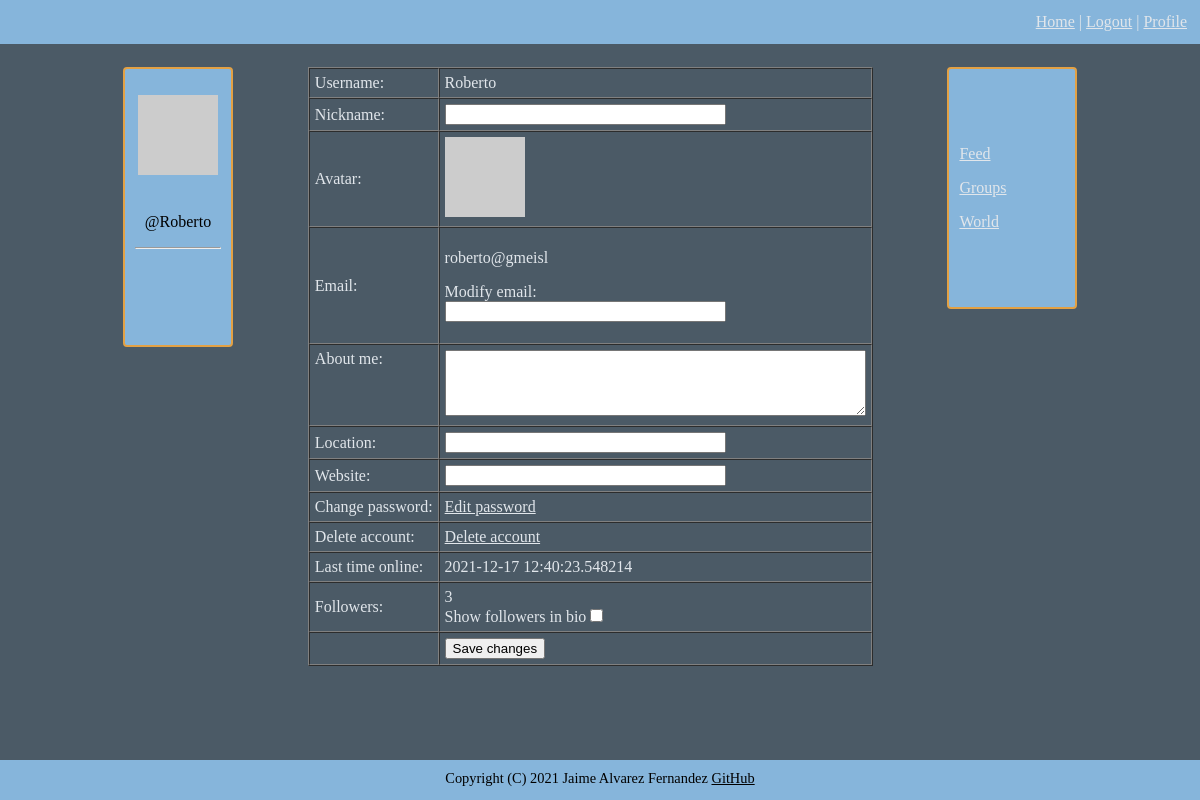
The page /profile (signed in) on the database as committed earlier.
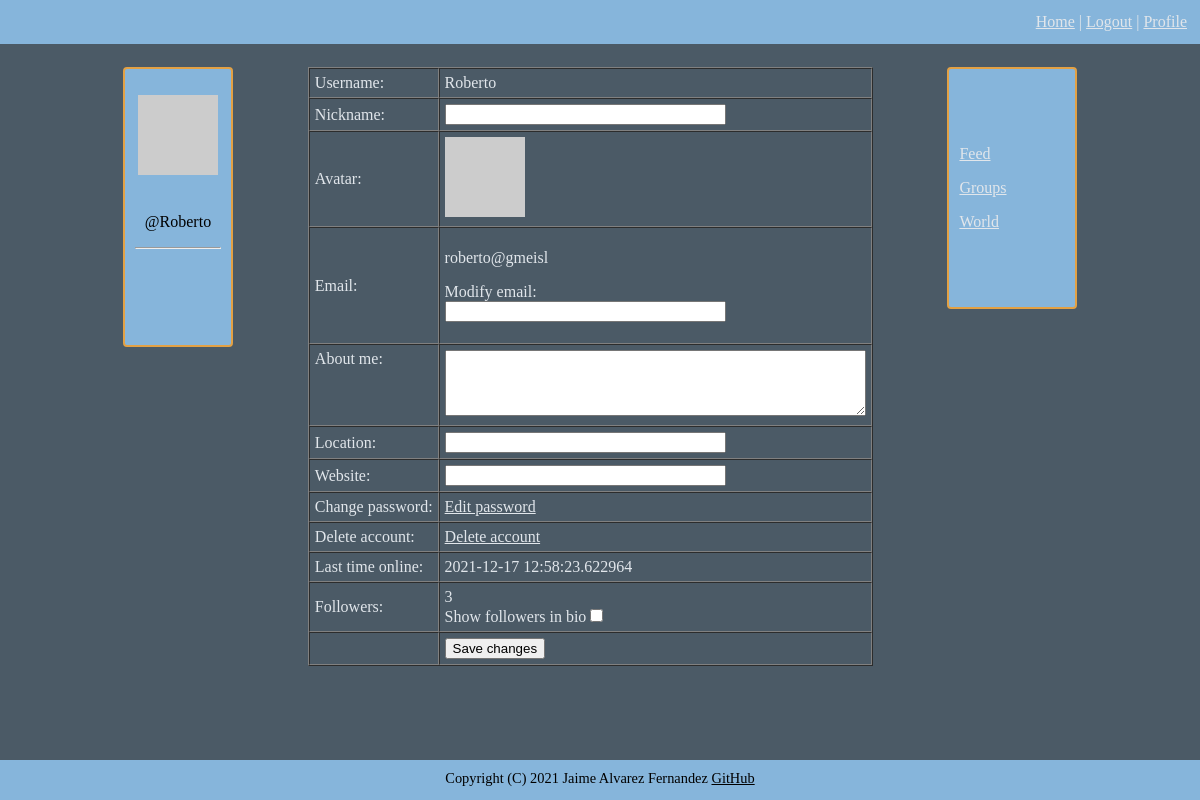
The same page on the database as committed later.
### connect/models.py (models this page shows, shortened)
class User(UserMixin, db.Model):
    id = db.Column(db.Integer, primary_key=True)
    username = db.Column(db.String(64), index=True, unique=True)
    email = db.Column(db.String(120), index=True, unique=True)
    nickname = db.Column(db.String(64))
    password = db.Column(db.String(128))
    about_me = db.Column(db.String(140))
    location = db.Column(db.String(64))
    website = db.Column(db.String(120))
    last_seen = db.Column(db.DateTime, default=datetime.datetime.utcnow)
    follower_bio = db.Column(db.Boolean, default=False)
    posts = db.relationship('Posts', backref='author', lazy='dynamic')
    friends = db.relationship('Friends', backref='anchor', lazy='dynamic')
    followed = db.relationship('User',
                               secondary=followers,
                               primaryjoin=(followers.c.follower_id == id),
                               secondaryjoin=(followers.c.followed_id == id),
                               backref=db.backref('followers', lazy='dynamic'), lazy='dynamic')
    starred = db.relationship('Posts',
                              secondary=stars,
                              backref=db.backref('awarded_stars', lazy='dynamic'), lazy='dynamic')
    def avatar(self, size):
        digest = md5(self.email.lower().encode('utf-8')).hexdigest()
        return f'https://www.gravatar.com/avatar/{digest}?d=identicon&s={size}'

### connect/routing.py (the view)
@app.route('/profile', methods=['GET', 'POST'])
@flask_login.login_required
def profile():
    form = forms.EditProfileForm()
    if form.validate_on_submit():
        if form.user_email.data != '':
            flask_login.current_user.email = form.user_email.data
        flask_login.current_user.about_me = form.about_me.data
        flask_login.current_user.location = form.location.data
        flask_login.current_user.website = form.website.data
        flask_login.current_user.nickname = form.nickname.data
        flask_login.current_user.follower_bio = form.followers.data
        db.session.commit()
        flask.flash('Your changes have been saved.')
        return flask.redirect(flask.url_for('profile'))
    elif flask.request.method == 'GET':
        form.user_email.data = ''
        form.nickname.data = flask_login.current_user.nickname
        form.about_me.data = flask_login.current_user.about_me
        form.website.data = flask_login.current_user.website
        form.location.data = flask_login.current_user.location
        form.followers.data = flask_login.current_user.follower_bio
    return flask.render_template('profile.html', user=flask_login.current_user, form=form, title='Profile')

### connect/forms.py (shortened to what this page needs)
class EditProfileForm(FlaskForm):
    user_email = wtforms.StringField('Email', validators=[validators.Optional(),
                                                          validators.Regexp(r'^[a-zA-Z0-9_.]+@[a-zA-Z0-9_.]+$',
                                                                            message='Please enter a valid email')])
    about_me = wtforms.TextAreaField('About me', validators=[validators.Length(min=0, max=140)])
    nickname = wtforms.StringField('Nickname', validators=[validators.Length(min=0, max=25)])
    submit = wtforms.SubmitField('Save changes')
    location = wtforms.StringField('Location', validators=[validators.Optional()])
    website = wtforms.StringField('Website', validators=[validators.Optional()])
    followers = wtforms.BooleanField('Show followers in bio')

### connect/models.py (called while the page is built)
@login.user_loader
def load_user(user_id):
    return User.query.get(int(user_id))

### connect/routing.py (called while the page is built)
@app.before_request
def before_request():
    if flask_login.current_user.is_authenticated:
        flask_login.current_user.last_seen = datetime.datetime.utcnow()
        db.session.commit()

### connect/templates/profile.html (shortened to what this page needs)
{% extends "general_template.html" %}
{% block content %}
<div id="profile">
        <form action="" method="post" novalidate>
            <table cellspacing="0" cellpadding="5" border="1">
                <tr>
                    <td>Username:</td>
                    <td>{{ user.username }}</td>
                </tr>
                <tr>
                    <td>{{ form.nickname.label }}:</td>
                    <td>
                        {{ form.nickname(size=32, autocomplete=off) }}<br>
                    </td>
                </tr>
                <tr>
                    <td>Avatar:</td>
                    <td><img src="{{ user.avatar(80) }}"></td>
                </tr>
                <tr>
                    <td>{{ form.user_email.label }}:</td>
                    <td>
                        <p>
                            {{ user.email }}
                        </p>
                        <p>
                            Modify email:<br>
                            {{ form.user_email(size=32, autocomplete=off) }}<br>
                        </p>
                    </td>
                </tr>
                <tr>
                    <td valign="top">{{ form.about_me.label }}:</td>
                    <td>
                        {{ form.about_me(cols=50, rows=4) }}<br>
                    </td>
                </tr>
                <tr>
                    <td>
                        {{ form.location.label }}:
                    </td>
                    <td>
                        {{ form.location(size=32) }}<br>
                    </td>
                </tr>
                <tr>
                    <td>
                        {{ form.website.label }}:
                    </td>
                    <td>
                        {{ form.website(size=32) }}<br>
                    </td>
                </tr>
                <tr valign="top">
                    <td>Change password:</td>
                    <td>
                         <a href="{{url_for('change_password')}}">Edit password</a>
                    </td>
                </tr>
                <tr>
                    <td>Delete account:</td>
                    <td>
                        <a href="{{ url_for('delete_account') }}">Delete account</a>
                    </td>
                </tr>
                <tr>
                    <td>Last time online:</td>
                    <td>{% if user.last_seen %}{{ user.last_seen }}{% endif %}</td>
                </tr>
                <tr>
                    <td>Followers:</td>
                    <td>{{ current_user.followers.count() }}<br>
                        {{ form.followers.label }}{{ form.followers() }}
                    </td>
                </tr>
                <tr>
                    <td></td>
                    <td>{{ form.submit() }}</td>
                </tr>
            </table>
        </form>
    </div>
{% endblock %}

### connect/templates/general_template.html (shortened to what this page needs)
<!DOCTYPE html>
<html lang="en">
<head>
    <link href="{{ url_for('static', filename='css/style.css') }}" rel="stylesheet" type="text/css" />
</head>
<body>
<header>
    <table width="100%">
        <tr>
            <td>
            </td>
            <td>
                <nav id="global_links">
                <a href="{{ url_for('index') }}">Home</a> |
                {% if current_user.is_anonymous %}
                <a href="{{ url_for('login') }}">Login</a> |
                <a href="{{ url_for('sign_in') }}">Register</a>
                {% else %}
                <a href="{{ url_for('logout') }}">Logout</a> |
                <a href="{{ url_for('profile') }}">Profile</a>
                {% endif %}
                </nav>
            </td>
        </tr>
    </table>
</header>
<div id="main_table">
    <table border="0" width="100%">
        <tr>
            <td width="10%" valign="top">
                {% if current_user.is_authenticated %}
                <div id="left_side">
                    {% include 'sub_templates/_profile.html' %}
                </div>
                {% endif %}
            </td>
            <td width="70%" align="center" valign="top">
                {% block content %}{% endblock %}
            </td>
            <td width="13%" valign="top">
                {% if current_user.is_authenticated %}
                <div id="right_side">
                    {% include 'sub_templates/_links.html' %}
                </div>
                {% endif %}
            </td>
        </tr>
    </table>
</div>
<footer>
    Copyright (C) 2021 Jaime Alvarez Fernandez
    <a href="https://github.com/Jaime-alv">GitHub</a>
</footer>
</body>
</html>

### connect/templates/sub_templates/_profile.html (shortened to what this page needs)
{% if user and user != current_user %}
    <p>
        <img src="{{ user.avatar(128) }}">
    </p>
    <p>
        {% if user.nickname is not none %}
        {{ user.nickname }}<br>
        {% elif user.nickname == '' %}
        {% endif %}
        @{{ user.username }}
        <br>
        {% if not current_user.is_following(user) %}
        <form method="post" action="{{ url_for('follow', username=user.username) }}">
            {{ e_form.hidden_tag() }}
            {{ e_form.submit(value='Follow') }}
        </form>
        {% else %}
        <form method="post" action="{{ url_for('unfollow', username=user.username) }}">
            {{ e_form.hidden_tag() }}
            {{ e_form.submit(value='Unfollow') }}
        </form>
        {% endif %}
    </p>
    <p class="justify_text">
        {% if user.about_me is not none %}
            {{ user.about_me }}<br>
            {% elif user.about_me == '' %}
        {% endif %}
        {% if user.location is not none %}
            {{ user.location }}<br>
            {% elif user.location == '' %}
        {% endif %}
        {% if user.website is not none %}
            <a href="{{ user.website }}">{{ user.website }}</a><br>
            {% elif user.website == '' %}
        {% endif %}
            {% if user.follower_bio %}
            Followers: {{ user.followers.count() }}
        {% endif %}
    </p>
{% else %}
    <p>
        <img src="{{ current_user.avatar(128) }}">
    </p>
    <p>
        {% if current_user.nickname is not none %}
        {{ current_user.nickname }}<br>
        {% endif %}
        @{{ current_user.username }}
    </p>
<hr>
    <p class="justify_text">
        {% if current_user.about_me is not none %}
            {{ current_user.about_me }}<br>
        {% endif %}
        {% if current_user.location is not none %}
            {{ current_user.location }}<br>
        {% endif %}
        {% if current_user.website is not none %}
            <a href="{{ current_user.website }}">{{ current_user.website }}</a><br>
        {% endif %}
    </p>
{% endif %}

### connect/templates/sub_templates/_links.html
<nav class="justify_text" style="padding:10px;">
    <p>
        <a href="{{ url_for('followed') }}">Feed</a>
    </p>
    <p>
        <a href="groups">Groups</a>
    </p>
    <p>
        <a href="messages">World</a>
    </p>
</nav>

### connect/static/css/style.css (style rules this page uses)
body { font-family: Verdana; background: #4b5a66; color: #e1e6eb; min-height: 100vh; margin: 0; }
a { color: inherit; }
footer { min-height:20px; background:PapayaWhip; color: black; font-size:90%; text-align:center; padding:10px; background: #86b5db; }
header { font-size: 100%; background: #86b5db; padding:10px; }
#global_links { text-align:right; padding: 0px; }
#main_table { margin: 20px 10% 0px 10%; }
#right_side { margin: 0px 0px 0px 0%; align: right; font-size: 100%; text-align: center; border: 2px solid #e3a144; border-radius: 4px; background: #86b5db; padding: 50px 0px 50px 0px; }
#left_side { border: 2px solid #e3a144; text-align: center; border-radius: 4px; background: #86b5db; color: black; padding: 10px; }
.justify_text { text-align: justify; text-justify: inter-word; }
body { display:flex; flex-direction:column; }
footer { margin-top:auto; }

Rows that differ between the two databases and show on the page:
changed User "Roberto": last_seen "2021-12-17 12:40:23.548214" → "2021-12-17 12:58:23.622964"
